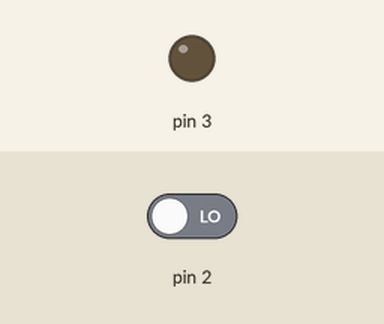
Simulated run of this sketch. Board: Arduino Uno, built with avr-gcc and run on an emulated ATmega328P. Shown: output pins drawn as LEDs (lit = HIGH). Dashed ring = blinking. Inputs (shaded band) come from the test bench; at power-on: pin 2 LOW.

Above: at 1.2 s.
1.3 s: pin 2 driven HIGH
At 1.7 s:
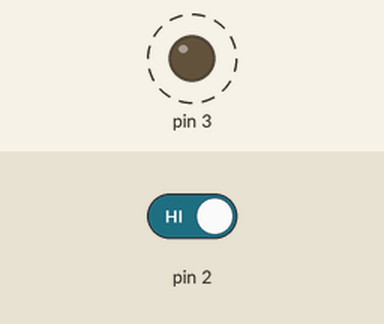
Timing chart, 0 to 56.8 s (numbered marks = the images above; inputs shaded):
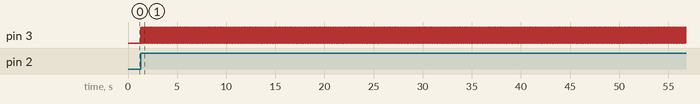

Measured:
- after the input at 1.3 s, pin 3: alternates HIGH for 0.02 s and LOW for 0.02 s, starting at once

The sketch:

sketch_butten_led.ino
```cpp
boolean pus;
int i=0;
void setup() {
  // put your setup code here, to run once:
pinMode(2,INPUT);
pinMode(3,OUTPUT);
}

void loop() {
  // put your main code here, to run repeatedly:
 pus=digitalRead(2);
if(pus==HIGH){
  if(i==0){
    digitalWrite(3,HIGH);
    i++;
  }
else{
digitalWrite(3,LOW);
i--;
}
delay(20);
}
}
```
